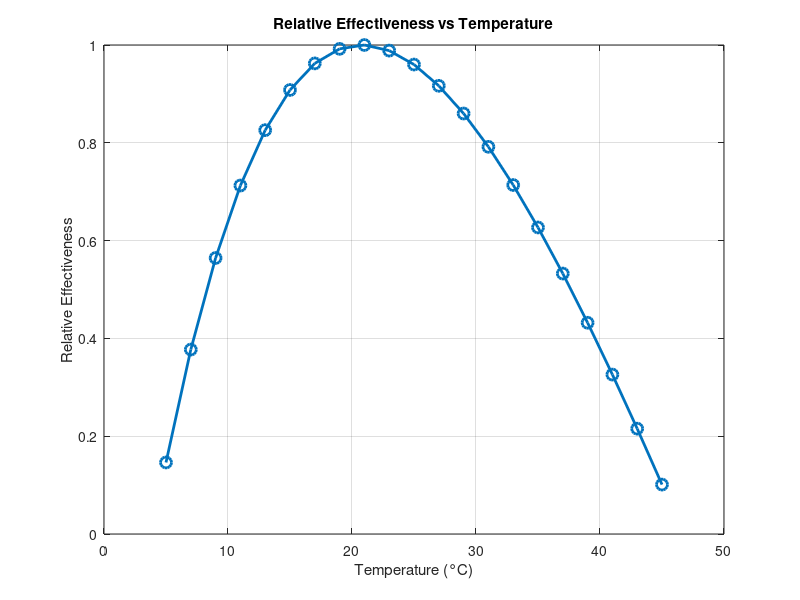

Recreate this plot in MATLAB.
clear, clc

% Define the function E with x = 0 for isotonic solutions  
E = @(y) 39.76 * (-36.5152 * y.^2 + 1848.7879 * y - 6666.4773) ./ ...  
    (0.0208 * exp(1863 * (1./(273.15 + y) - 1./(273.15 + 4))) + ...  
    0.5 * exp(-1863 * (1./(273.15 + y) - 1./(273.15 + 4))));  

% Define temperature range from 5°C to 45°C with 2°C steps  
temperatures = 5:2:45;  

% Calculate the effectiveness for each temperature  
effectiveness = E(temperatures);  

% Find the maximum effectiveness  
max_effectiveness = max(effectiveness);  

% Calculate relative effectiveness  
relative_effectiveness = effectiveness / max_effectiveness;  

% Output relative effectiveness  
fprintf('Temperature (°C) | Relative Effectiveness\n');  
fprintf('--------------------------------------\n');  
for i = 1:length(temperatures)  
    fprintf('        %2d       |       %.4f\n', temperatures(i), relative_effectiveness(i));  
end  

% Plot relative effectiveness  
figure;  
plot(temperatures, relative_effectiveness, 'o-', 'MarkerSize', 8, 'LineWidth', 2);  
xlabel('Temperature (°C)');  
ylabel('Relative Effectiveness');  
title('Relative Effectiveness vs Temperature');  
grid on;